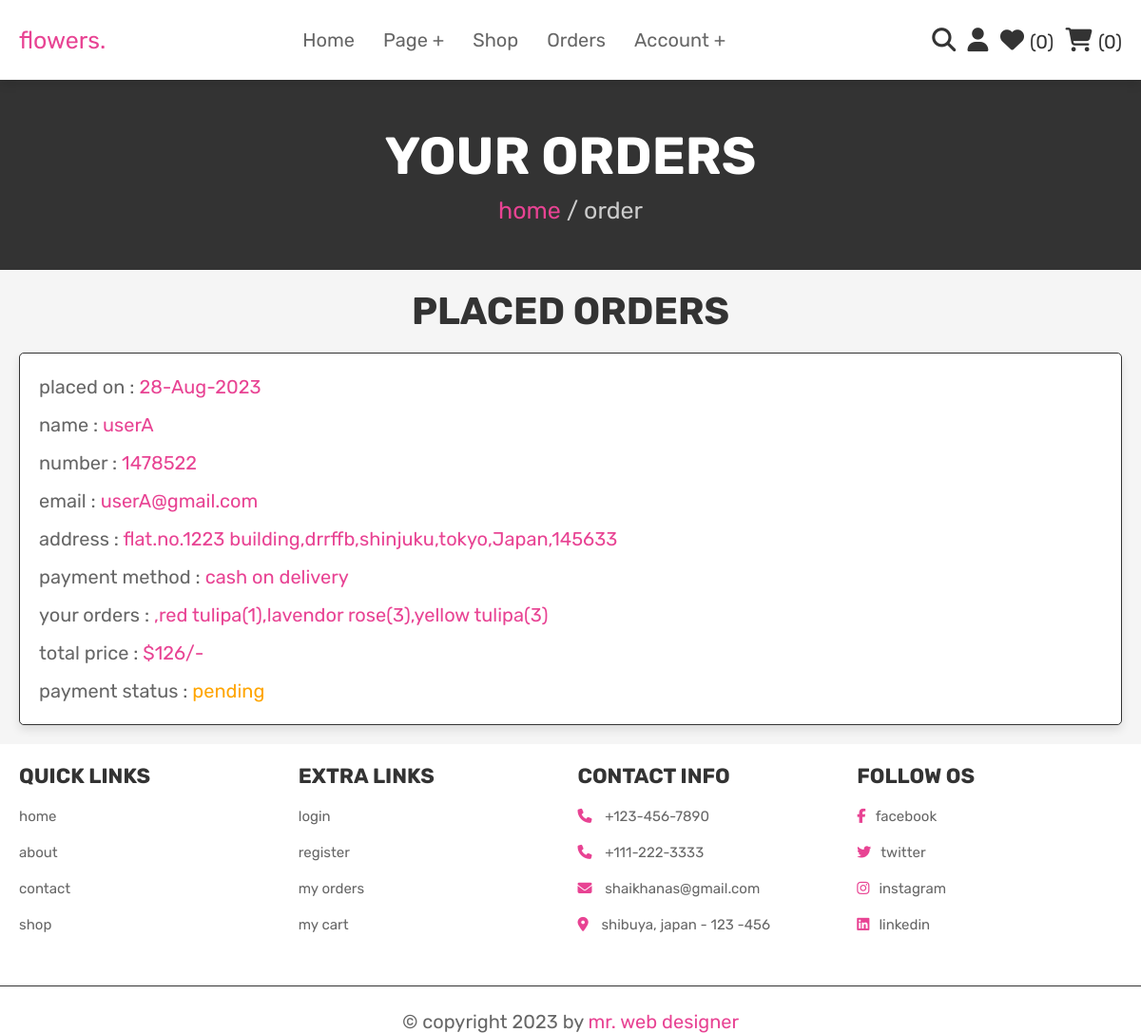
Screenshot of /orders.php (signed in) with the database file from the repository.
### tables this page shows
CREATE TABLE `orders` (
  `id` int(100) NOT NULL,
  `user_id` int(100) NOT NULL,
  `name` varchar(100) NOT NULL,
  `number` varchar(12) NOT NULL,
  `email` varchar(100) NOT NULL,
  `method` varchar(50) NOT NULL,
  `address` varchar(500) NOT NULL,
  `total_products` varchar(1000) NOT NULL,
  `total_price` int(100) NOT NULL,
  `placed_on` varchar(50) NOT NULL,
  `payment_status` varchar(20) NOT NULL DEFAULT 'pending'
);

### orders.php (the view, shortened to what this page needs)
<?php
require('./config.php');
$user_id = $_SESSION['user_id'];
?>
<!DOCTYPE html>
<html lang="en">
<head>
    <link rel="stylesheet" href="https://cdnjs.cloudflare.com/ajax/libs/font-awesome/6.4.2/css/all.min.css">
    <link rel="stylesheet" href="./assets/css/style.css">
</head>
<body>
<?php  require('./header.php'); ?>
<div class="heading">
    <h3>your orders</h3>
    <p><a href="./home.php">home</a> / order</p>
</div>
<section class="placed-orders">
    <h1 class="title">placed orders</h1>
    <div class="box-container">
        <?php
        $select_orders = $conn->prepare("SELECT * FROM `orders` WHERE user_id= ?");
        $select_orders->execute(array($user_id));
        if($select_orders->rowCount() > 0){
            while($fetch_orders = $select_orders->fetch(PDO::FETCH_ASSOC)){
        ?>
        <div class="box">
            <p>placed on : <span><?= $fetch_orders['placed_on']; ?></span></p>
            <p>name : <span><?= $fetch_orders['name']; ?></span></p>
            <p>number : <span><?= $fetch_orders['number']; ?></span></p>
            <p>email : <span><?= $fetch_orders['email']; ?></span></p>
            <p>address : <span><?= $fetch_orders['address']; ?></span></p>
            <p>payment method : <span><?= $fetch_orders['method']; ?></span></p>
            <p>your orders : <span><?= $fetch_orders['total_products']; ?></span></p>
            <p>total price : <span>$<?= $fetch_orders['total_price']; ?>/-</span></p>
            <p>payment status : <span style="color: <?php if($fetch_orders['payment_status'] == 'pending')
            {echo 'orange';}else{echo 'tomato';} ?>"><?= $fetch_orders['payment_status']; ?></span></p>
        </div>
        <?php
        }
        }else{
            echo '<p class="empty">no orders placed yet!</p>';
        }
        ?>
    </div>
</section>
<?php require('./footer.php'); ?>
</body>
</html>

### assets/css/style.css (style rules this page uses)
:root { --pink: #e84393; --red: #c0392b; --orange: #f39c12; --black: #333; --white: #fff; --light-color: #666; --light-white: #ccc; --light-bg: #f5f5f5; --border: 0.1rem solid var(--black); --box-shadow: 0 0.5rem 1rem rgba(0, 0, 0, 0.1); }
* { font-family: "Rubik", sans-serif; margin: 0; padding: 0; box-sizing: border-box; outline: 0; border: 0; text-decoration: none; transition: 0.2s linear; }
html { font-size: 62.5%; overflow-x: hidden; scroll-behavior: smooth; scroll-padding-top: 6.5rem; }
body { background: var(--light-bg); }
section { padding: 2rem; max-width: 1200px; margin: 0 auto; }
.title { text-align: center; font-size: 4rem; color: var(--black); text-transform: uppercase; margin-bottom: 2rem; }
.heading { display: flex; align-items: center; justify-content: center; flex-flow: column; gap: 1rem; background: var(--black); text-align: center; min-height: 25vh; }
.heading h3 { font-size: 5.5rem; color: var(--white); text-transform: uppercase; }
.heading p { font-size: 2.5rem; color: var(--light-white); }
.heading p a { color: var(--pink); }
.placed-orders .box-container { display: flex; flex-wrap: wrap; align-items: flex-start; gap: 1.5rem; }
.placed-orders .box-container .box { flex: 1 1 40rem; background: var(--white); padding: 1rem 2rem; border: var(--border); border-radius: 0.5rem; box-shadow: var(--box-shadow); }
.placed-orders .box-container .box p { font-size: 2rem; color: var(--light-color); margin: 1rem 0; line-height: 1.5; }
.placed-orders .box-container .box p span { color: var(--pink); }

### rows the page displays
orders: placed_on "28-Aug-2023", name "userA", number "1478522", email "userA@gmail.com", address "flat.no.1223 building,drrffb,shinjuku,tokyo,Japan,145633", method "cash on delivery", total_products ",red tulipa(1),lavendor rose(3),yellow tulipa(3)", total_price "126", payment_status "pending"

### other values shown
$count_wishlist "0"
$count_cart "0"
